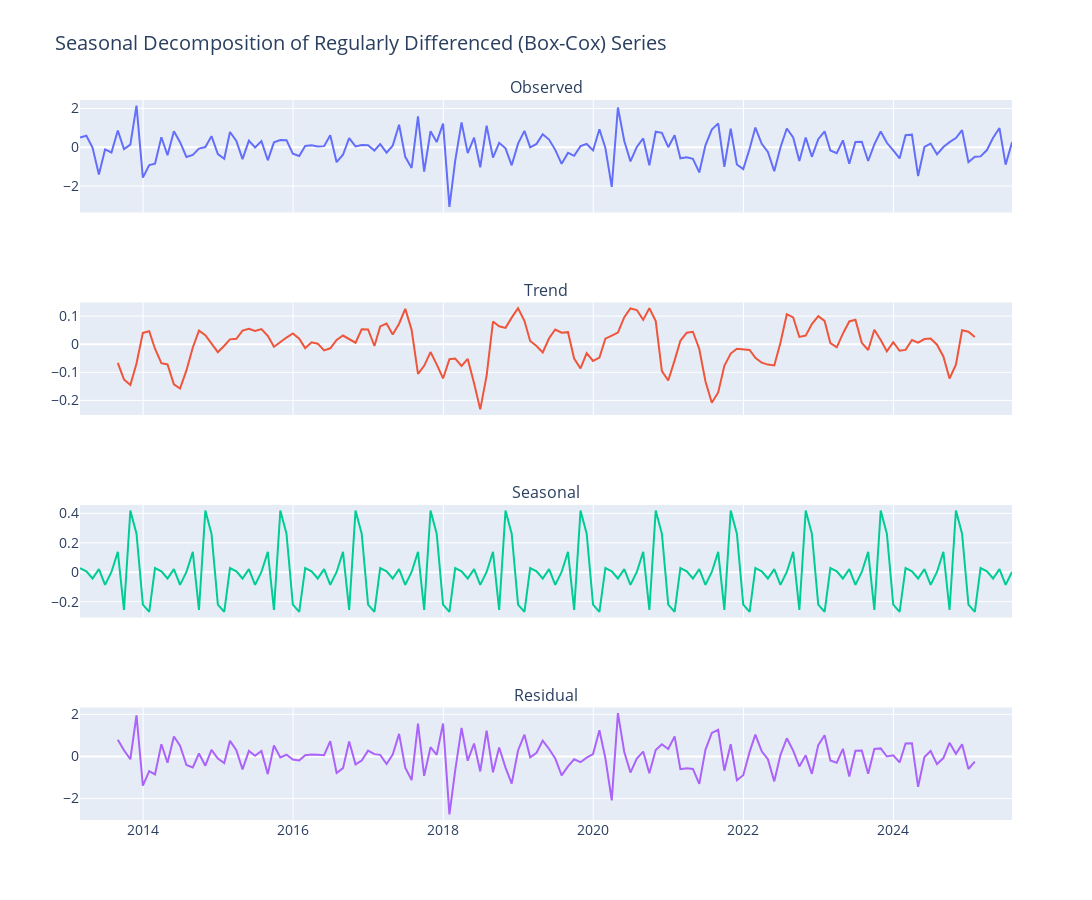

Here is the notebook cell this chart was saved with:
### Markdown cell above
## Second Differencing

### Code cell
df_month['prices_box_diff2'] = df_month.prices_box_diff - df_month.prices_box_diff.shift(1)

result = sm.tsa.seasonal_decompose(df_month.prices_box_diff2[13:], model='additive', period=12)

print("Dickey–Fuller test: p=%f" % sm.tsa.stattools.adfuller(df_month.prices_box_diff2[13:])[1])

fig = make_subplots(rows=4, cols=1, shared_xaxes=True,
                    subplot_titles=['Observed', 'Trend', 'Seasonal', 'Residual'])

fig.add_trace(go.Scatter(x=result.observed.index, y=result.observed, name='Observed'), row=1, col=1)
fig.add_trace(go.Scatter(x=result.trend.index,    y=result.trend,    name='Trend'),    row=2, col=1)
fig.add_trace(go.Scatter(x=result.seasonal.index, y=result.seasonal, name='Seasonal'), row=3, col=1)
fig.add_trace(go.Scatter(x=result.resid.index,    y=result.resid,    name='Residual'), row=4, col=1)

fig.update_layout(
    height=900, width=1100,
    title_text="Seasonal Decomposition of Regularly Differenced (Box-Cox) Series",
    showlegend=False,
    font=dict(size=14)
)
fig.show()

### Figure 1 — Plotly figure (JSON) as saved in the notebook; plotly's stock layout.template omitted (floating-point values rounded to 4 significant figures; data arrays with more than 128 entries replaced by an {"elided": "..."} marker saying what was removed)
{"data": [{"name": "Observed", "type": "scatter", "x": {"elided": "150 str values"}, "xaxis": "x", "y": {"elided": "150 float values"}, "yaxis": "y"}, {"name": "Trend", "type": "scatter", "x": {"elided": "150 str values"}, "xaxis": "x2", "y": {"elided": "150 float values"}, "yaxis": "y2"}, {"name": "Seasonal", "type": "scatter", "x": {"elided": "150 str values"}, "xaxis": "x3", "y": {"elided": "150 float values"}, "yaxis": "y3"}, {"name": "Residual", "type": "scatter", "x": {"elided": "150 str values"}, "xaxis": "x4", "y": {"elided": "150 float values"}, "yaxis": "y4"}], "layout": {"annotations": [{"font": {"size": 16}, "showarrow": false, "text": "Observed", "x": 0.5, "xanchor": "center", "xref": "paper", "y": 1, "yanchor": "bottom", "yref": "paper"}, {"font": {"size": 16}, "showarrow": false, "text": "Trend", "x": 0.5, "xanchor": "center", "xref": "paper", "y": 0.7188, "yanchor": "bottom", "yref": "paper"}, {"font": {"size": 16}, "showarrow": false, "text": "Seasonal", "x": 0.5, "xanchor": "center", "xref": "paper", "y": 0.4375, "yanchor": "bottom", "yref": "paper"}, {"font": {"size": 16}, "showarrow": false, "text": "Residual", "x": 0.5, "xanchor": "center", "xref": "paper", "y": 0.1562, "yanchor": "bottom", "yref": "paper"}], "font": {"size": 14}, "height": 900, "showlegend": false, "title": {"text": "Seasonal Decomposition of Regularly Differenced (Box-Cox) Series"}, "width": 1100, "xaxis": {"anchor": "y", "autorange": true, "domain": [0, 1], "matches": "x4", "range": ["2013-02-28", "2025-07-31"], "showticklabels": false, "type": "date"}, "xaxis2": {"anchor": "y2", "autorange": true, "domain": [0, 1], "matches": "x4", "range": ["2013-02-28", "2025-07-31"], "showticklabels": false, "type": "date"}, "xaxis3": {"anchor": "y3", "autorange": true, "domain": [0, 1], "matches": "x4", "range": ["2013-02-28", "2025-07-31"], "showticklabels": false, "type": "date"}, "xaxis4": {"anchor": "y4", "autorange": true, "domain": [0, 1], "range": ["2013-02-28", "2025-07-31"], "type": "date"}, "yaxis": {"anchor": "x", "autorange": true, "domain": [0.8438, 1], "range": [-3.362, 2.439], "type": "linear"}, "yaxis2": {"anchor": "x2", "autorange": true, "domain": [0.5625, 0.7188], "range": [-0.2519, 0.1485], "type": "linear"}, "yaxis3": {"anchor": "x3", "autorange": true, "domain": [0.2812, 0.4375], "range": [-0.3081, 0.457], "type": "linear"}, "yaxis4": {"anchor": "x4", "autorange": true, "domain": [0, 0.1562], "range": [-3.016, 2.323], "type": "linear"}}}
